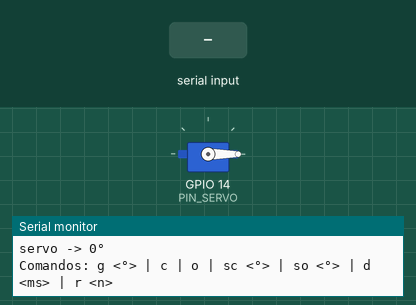
A sketch run on a simulated ESP32. On the bench: servo, the last lines printed to the serial monitor. The inputs (shaded band) are chosen by the test bench. Servo pulses on a pin are drawn as a servo (544–2400 µs = 0–180°).

Above: at 1.5 s.
1.6 s: "o\n" received over Serial
At 2.0 s:
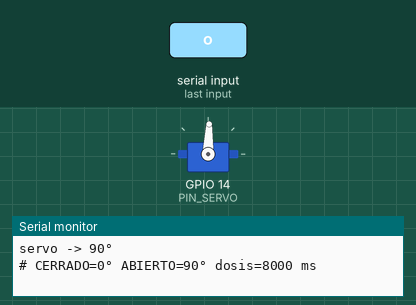
3.1 s: "c\n" received over Serial
At 4.3 s:
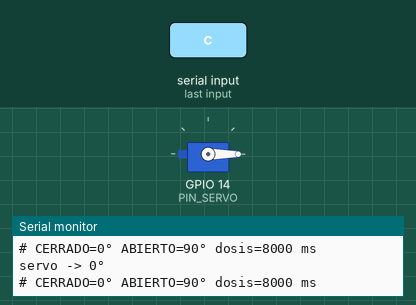
4.6 s: "g 90\n" received over Serial
At 5.4 s:
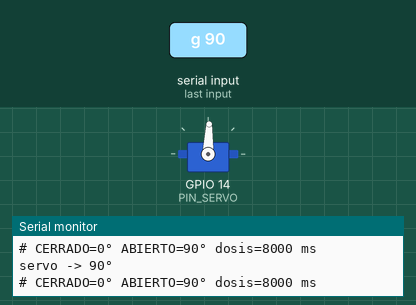
Timing chart, 0 to 7.6 s (numbered marks = the images above; inputs shaded):
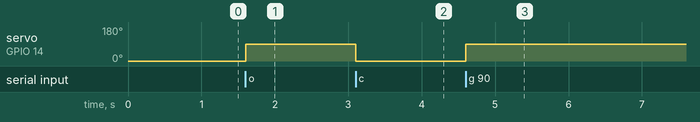

The sketch:

T09_servo_valvula.ino
```cpp
/*
  SIMBIO - Tramo 9 (con AGUA) y Tramo 11 (con MELAZA): válvula de pinza con servo SG90
  -------------------------------------------------------------------------------------
  Sin librerías: el servo se maneja con LEDC a 50 Hz, igual que el firmware principal
  (funciona con el núcleo ESP32 2.x y 3.x).
  Conexiones del SG90: café/negro GND, rojo 5 V del riel (NO del pin 3V3 del ESP32),
  naranja/amarillo (señal) GPIO 14. Capacitor de 470 uF entre 5 V y GND cerca del servo.
  Comandos (monitor serie a 115200, "Nueva línea"):
    g <grados>  mueve el servo a ese ángulo (para buscar CERRADO y ABIERTO)
    c / o       cierra / abre con los ángulos actuales
    sc <grados> fija el ángulo CERRADO    so <grados> fija el ángulo ABIERTO
    d <ms>      una dosis: abre, espera <ms>, cierra   (ej. d 8000)
    r <n>       repite n dosis con el último <ms>, 30 s entre dosis (repetibilidad)
  Al final copie los ángulos a config.h: SERVO_CERRADO_GRAD y SERVO_ABIERTO_GRAD,
  y el tiempo elegido a DOSIS_ABIERTA_MS.
*/
const int PIN_SERVO = 14;
int anguloCerrado = 0, anguloAbierto = 90;
unsigned long dosisMs = 8000;

#if ESP_ARDUINO_VERSION_MAJOR >= 3
void pwmIniciar() { ledcAttach(PIN_SERVO, 50, 16); }
void pwmEscribir(uint32_t duty) { ledcWrite(PIN_SERVO, duty); }
#else
const int CANAL = 2;
void pwmIniciar() { ledcSetup(CANAL, 50, 16); ledcAttachPin(PIN_SERVO, CANAL); }
void pwmEscribir(uint32_t duty) { ledcWrite(CANAL, duty); }
#endif

void servo(int grados) {
  grados = constrain(grados, 0, 180);
  uint32_t us = map(grados, 0, 180, 500, 2400);           // mismo rango que el firmware
  pwmEscribir((uint32_t)((uint64_t)us * 65535ULL / 20000ULL));
  Serial.printf("servo -> %d°\n", grados);
}

void dosis(int n) {
  Serial.printf("# dosis %d: abierta %lu ms\n", n, dosisMs);
  unsigned long t0 = millis();
  servo(anguloAbierto);
  delay(dosisMs);
  servo(anguloCerrado);
  Serial.printf("# dosis %d terminada (%lu ms reales). Pese o mida el volumen ahora.\n", n, millis() - t0);
}

void setup() {
  Serial.begin(115200);
  delay(300);
  pwmIniciar();
  Serial.println("\n=== SIMBIO T09/T11: válvula de pinza con servo ===");
  servo(anguloCerrado);
  Serial.println("Comandos: g <°> | c | o | sc <°> | so <°> | d <ms> | r <n>");
}

void loop() {
  if (!Serial.available()) return;
  String c = Serial.readStringUntil('\n');
  c.trim();
  if (c.startsWith("g ")) servo(c.substring(2).toInt());
  else if (c == "c") servo(anguloCerrado);
  else if (c == "o") servo(anguloAbierto);
  else if (c.startsWith("sc ")) { anguloCerrado = c.substring(3).toInt(); Serial.printf("CERRADO = %d°\n", anguloCerrado); }
  else if (c.startsWith("so ")) { anguloAbierto = c.substring(3).toInt(); Serial.printf("ABIERTO = %d°\n", anguloAbierto); }
  else if (c.startsWith("d ")) { dosisMs = c.substring(2).toInt(); dosis(1); }
  else if (c.startsWith("r ")) {
    int n = c.substring(2).toInt();
    for (int i = 1; i <= n; i++) {
      dosis(i);
      if (i < n) { Serial.println("# 30 s para pesar..."); delay(30000); }
    }
  }
  Serial.printf("# CERRADO=%d° ABIERTO=%d° dosis=%lu ms\n", anguloCerrado, anguloAbierto, dosisMs);
}
```

Measured:
- after the input at 1.6 s, servo on GPIO 14 (PIN_SERVO): 0° → 88° at once
- after the input at 3.1 s, servo on GPIO 14 (PIN_SERVO): 88° → 0° at once
- after the input at 4.6 s, servo on GPIO 14 (PIN_SERVO): 0° → 88° at once
